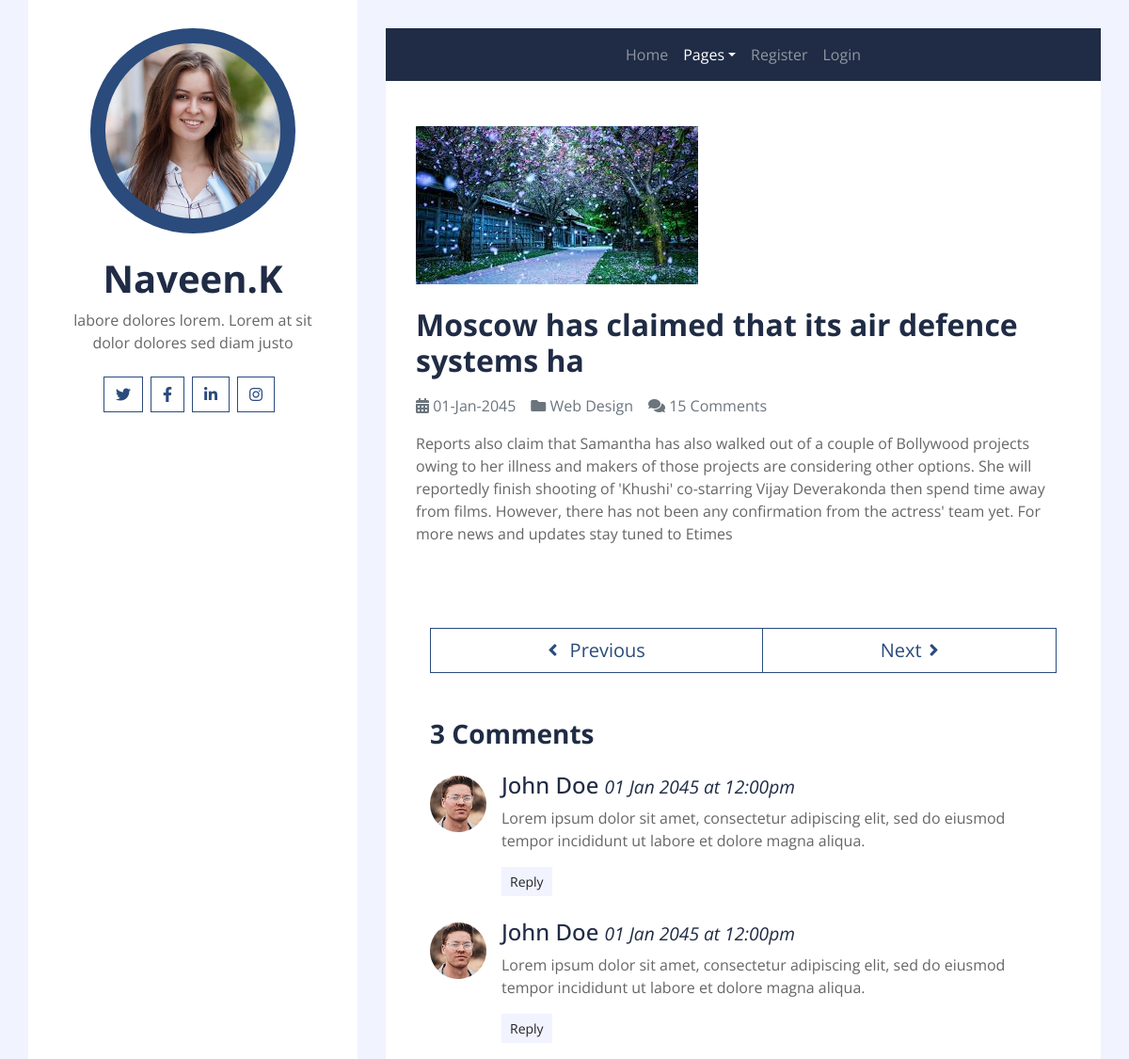
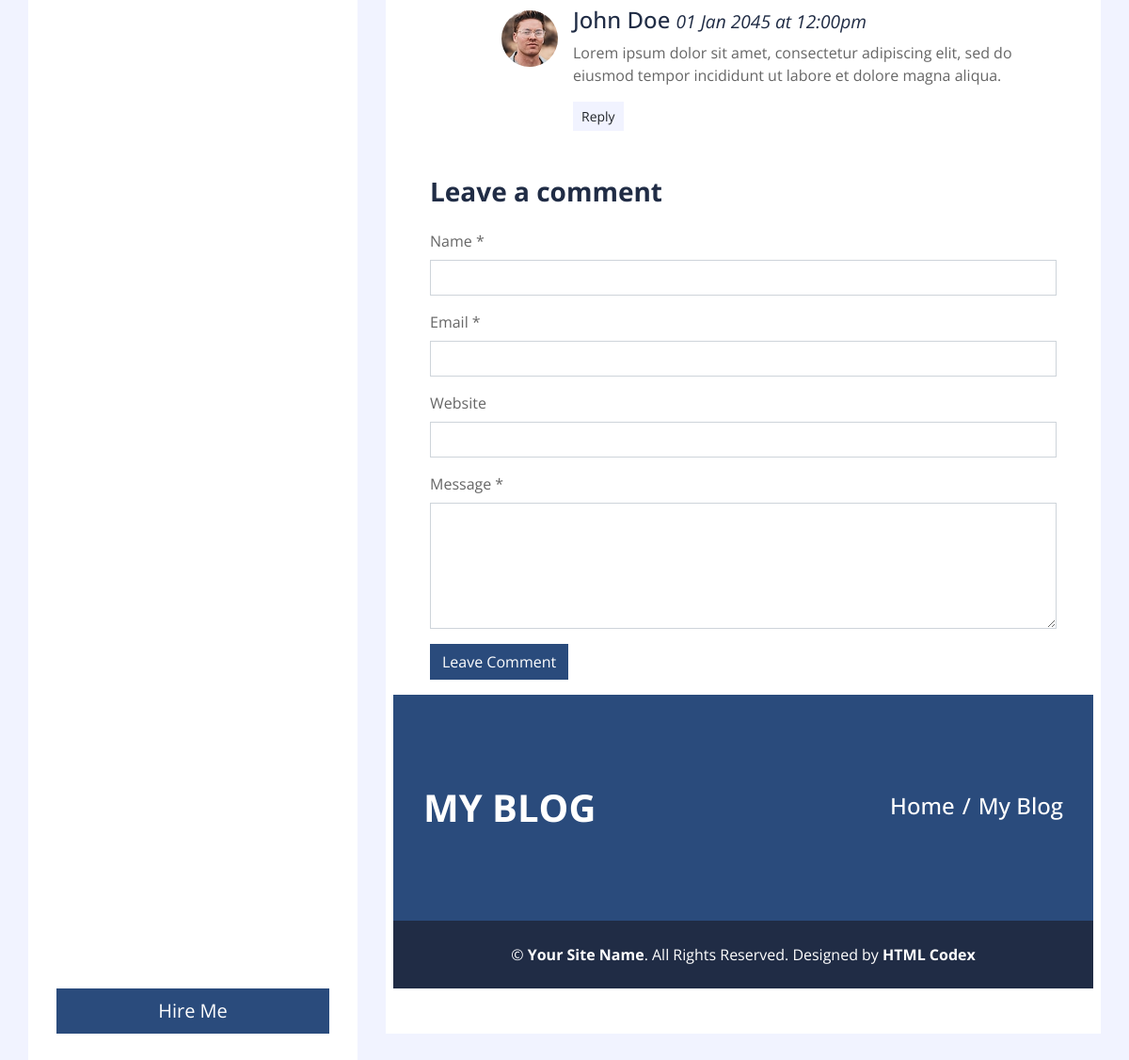
The page /single/6/ on the database its author committed (2 pictures, top to bottom).
### user/models.py (models this page shows, shortened)
class Post(models.Model):
    title=models.CharField(max_length=50)
    image = models.ImageField(upload_to='images/', blank=True)
    content=models.TextField(max_length=1000)

### user/views.py (the view)
# urls.py: path('single/<int:id>/',views.single, name='single'),
def single(request,id):
    blog = Post.objects.get(id=id)
    return render(request,'single.html', {'blog': blog})

### user/templates/single.html (shortened to what this page needs)
{% extends 'theme.html' %}
{% load static %}
{% block content %}
            <div class="container py-5 px-2 bg-white">
                <div class="row px-4">
                    <div class="col-12">
                        <img class="img-fluid mb-4" src="{{blog.image.url}}" alt="Image">
                        <h2 class="mb-3 font-weight-bold">{{blog.title}}</h2>
                        <div class="d-flex">
                            <p class="mr-3 text-muted"><i class="fa fa-calendar-alt"></i> 01-Jan-2045</p>
                            <p class="mr-3 text-muted"><i class="fa fa-folder"></i> Web Design</p>
                            <p class="mr-3 text-muted"><i class="fa fa-comments"></i> 15 Comments</p>
                        </div>
                        <p>{{blog.content}}</p>
                    <div class="col-12 py-4">
                    </div>
                    <div class="col-12 py-4">
                        <div class="btn-group btn-group-lg w-100">
                            <button type="button" class="btn btn-outline-primary"><i class="fa fa-angle-left mr-2"></i> Previous</button>
                            <button type="button" class="btn btn-outline-primary">Next<i class="fa fa-angle-right ml-2"></i></button>
                        </div>
                    </div>
                    <div class="col-12 py-4">
                        <h3 class="mb-4 font-weight-bold">3 Comments</h3>
                        <div class="media mb-4">
                            <img src="img/user.jpg" alt="Image" class="mr-3 mt-1 rounded-circle" style="width:60px;">
                            <div class="media-body">
                                <h4>John Doe <small><i>01 Jan 2045 at 12:00pm</i></small></h4>
                                <p>Lorem ipsum dolor sit amet, consectetur adipiscing elit, sed do eiusmod tempor incididunt ut labore et dolore magna aliqua.
                                </p>
                                <button class="btn btn-sm btn-light">Reply</button>
                            </div>
                        </div>
                        <div class="media mb-4">
                            <img src="img/user.jpg" alt="Image" class="mr-3 mt-1 rounded-circle"
                                style="width:60px;">
                            <div class="media-body">
                                <h4>John Doe <small><i>01 Jan 2045 at 12:00pm</i></small></h4>
                                <p>Lorem ipsum dolor sit amet, consectetur adipiscing elit, sed do eiusmod tempor incididunt ut labore et dolore magna aliqua.
                                </p>
                                <button class="btn btn-sm btn-light">Reply</button>
                                <div class="media mt-4">
                                    <img src="img/user.jpg" alt="Image" class="mr-3 mt-1 rounded-circle"
                                        style="width:60px;">
                                    <div class="media-body">
                                        <h4>John Doe <small><i>01 Jan 2045 at 12:00pm</i></small></h4>
                                        <p>Lorem ipsum dolor sit amet, consectetur adipiscing elit, sed do eiusmod tempor incididunt ut labore et dolore magna aliqua.
                                        </p>
                                        <button class="btn btn-sm btn-light">Reply</button>
                                    </div>
                                </div>
                            </div>
                        </div>
                    </div>
                    <div class="col-12">
                        <h3 class="mb-4 font-weight-bold">Leave a comment</h3>
                        <form>
                            <div class="form-group">
                                <label for="name">Name *</label>
                                <input type="text" class="form-control" id="name">
                            </div>
                            <div class="form-group">
                                <label for="email">Email *</label>
                                <input type="email" class="form-control" id="email">
                            </div>
                            <div class="form-group">
                                <label for="website">Website</label>
                                <input type="url" class="form-control" id="website">
                            </div>
                            <div class="form-group">
                                <label for="message">Message *</label>
                                <textarea id="message" cols="30" rows="5" class="form-control"></textarea>
                            </div>
                            <div class="form-group">
                                <input type="submit" value="Leave Comment" class="btn btn-primary">
                            </div>
                        </form>
                    </div>
                </div>
            </div>
{% endblock %}

### rows shown on the page
Post: image (picture), title "Moscow has claimed that its air defence systems ha", content "Reports also claim that Samantha has also walked out of a couple of Bollywood projects owing to her illness and makers of those projects are considering other options. She will reportedly finish shooting of 'Khushi' co-starring Vijay Deverakonda then spend time away from films. However, there has not been any confirmation from the actress' team yet. For more news and updates stay tuned to Etimes"
